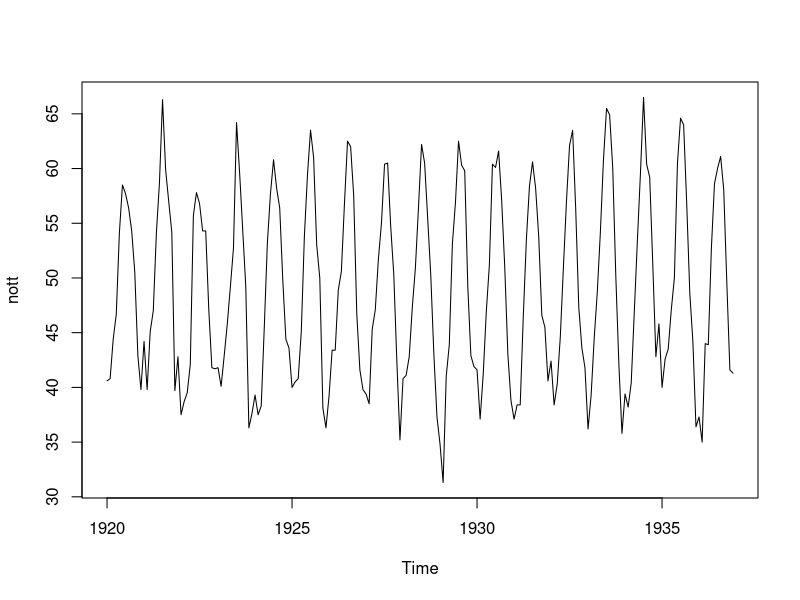
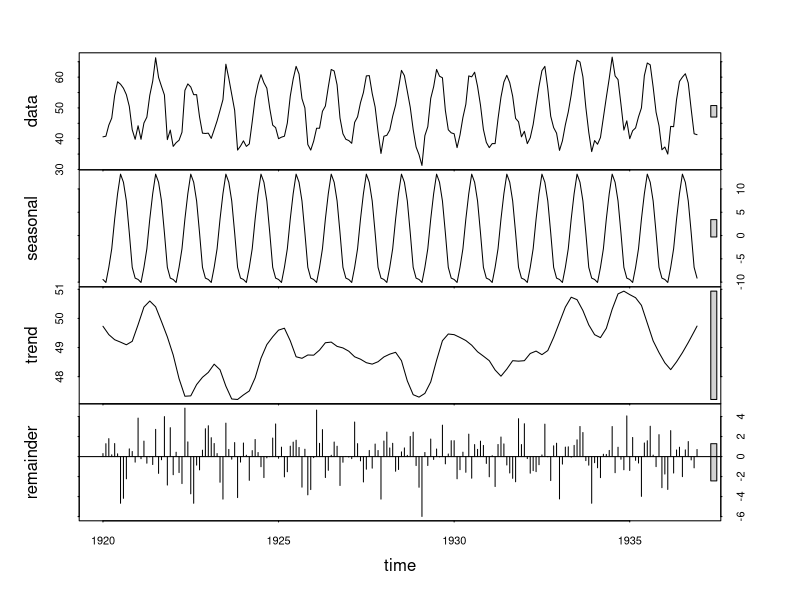
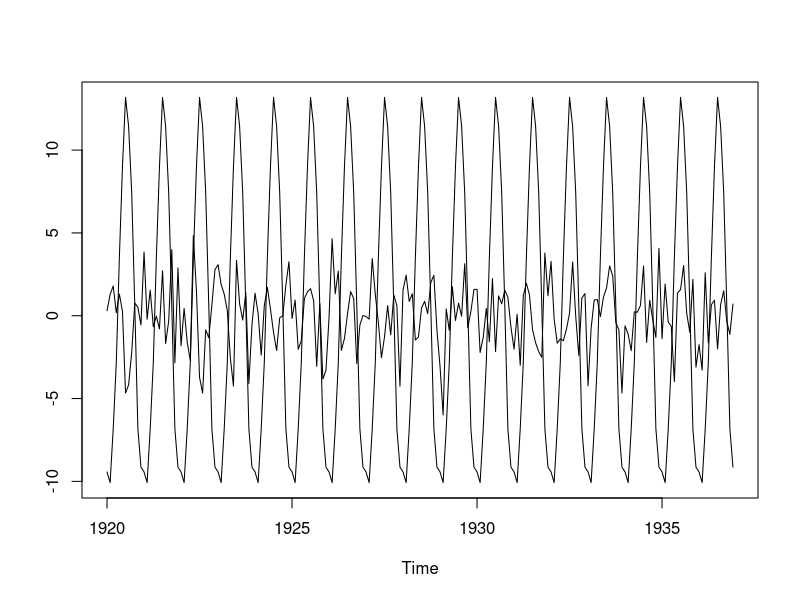
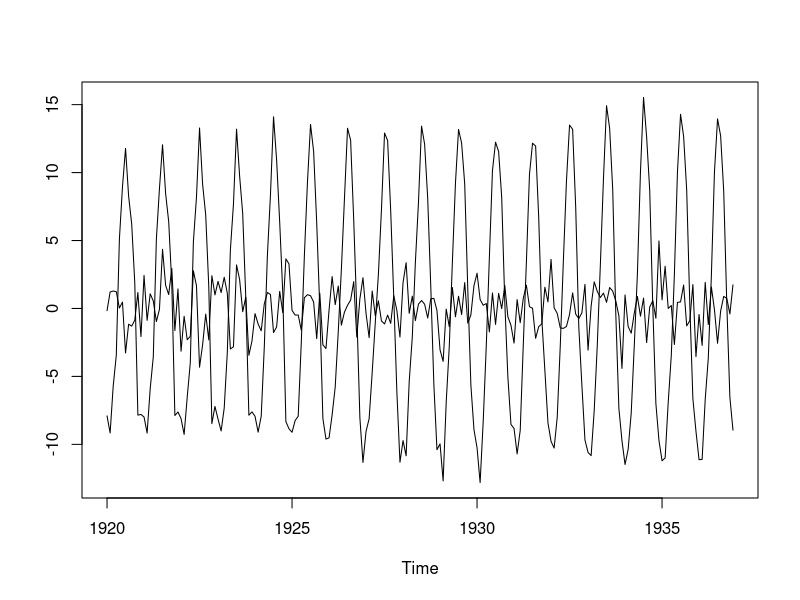
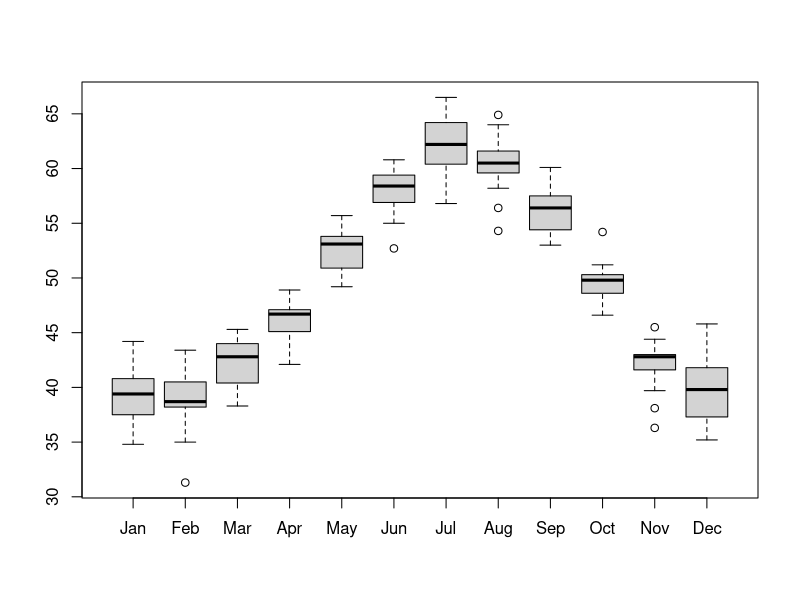
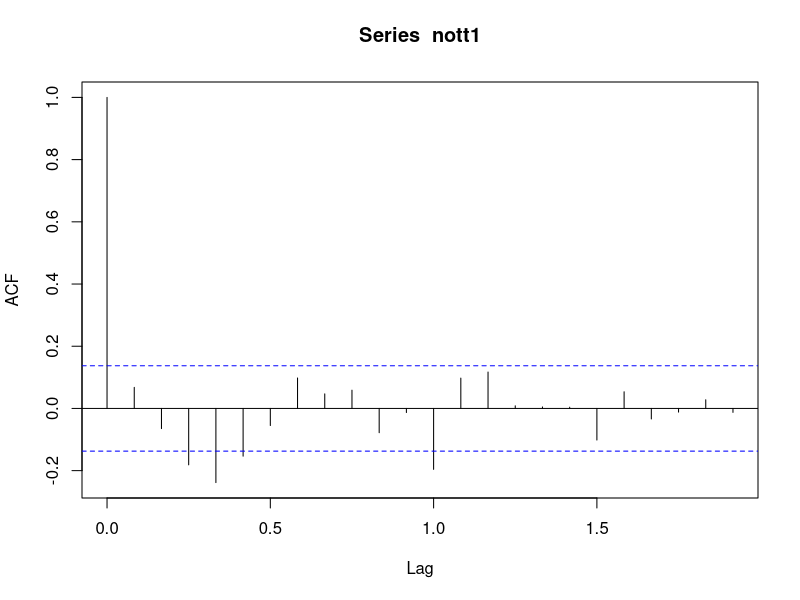
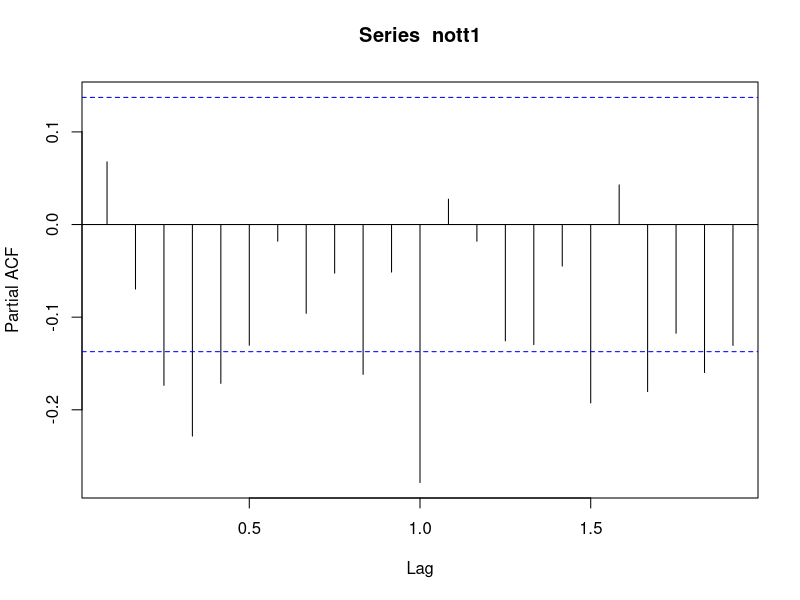
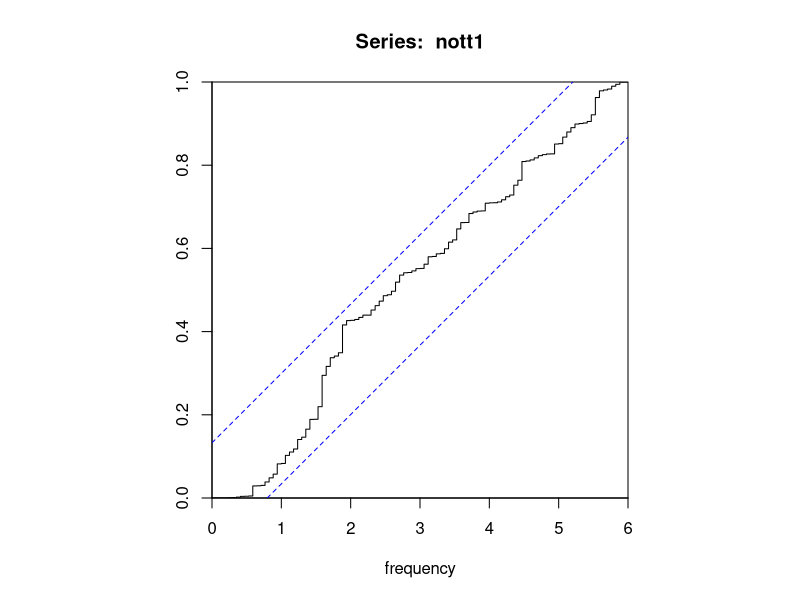

R code for these plots, in order:
# Chapter 14 Time Series Analysis
# Ref : Model applied statistics with S, 4ed
# Warning : there are some discrepencies in the R scripts and S-Plus scripts
# the data structure may also experience updates and changes

library(MASS) # contains 'deaths' data set
data(lh)
lh

data(deaths)
head(deaths)
deaths

# 14.4 Nottingham temperature data
# plot data
nott <- window(nottem, end=c(1936, 12))
ts.plot(nott)
nott
# decomposion of seasonal components
nott.stl <- stl(nott, "period")
names(nott.stl)
plot(nott.stl)
str(nott.stl)

# class(nott.stl$time.series)
# nott.stl$time.series[, "remainder"]
ts.plot(nott.stl$time.series[, 3], nott.stl$time.series[, 1])

nott.stl <- stl(nott, 5)
ts.plot(nott.stl$time.series[, 3], nott.stl$time.series[, 1])

boxplot(split(nott, cycle(nott)), names = month.abb)

# page 407
nott[110] <- 35
nott.stl <- stl(nott, "period")
nott1 <- nott.stl$time.series[, 3] - mean(nott.stl$time.series[, 3])

acf(nott1)
acf(nott1, type="partial")
cpgram(nott1)
ar(nott1)$aic

plot(0:23, ar(nott1)$aic, xlab = "order", ylab = "AIC", main = "AIC for AR(p)")

# ARIMA model
(nott1.ar1 <- arima(nott1, order = c(1,0,0)))

nott1.fore <- predict(nott1.ar1, 36)

nott1.fore$pred <- nott1.fore$pred + mean(nott.stl$time.series[, 3]) +
  as.vector(nott.stl$time.series[1:36,"seasonal"])

ts.plot(window(nottem, 1937), nott1.fore$pred, nott1.fore$pred + 2*nott1.fore$se,
        nott1.fore$pred - 2*nott1.fore$se, lty= c(3, 1, 2, 2))

title("via seasonal decomposition")

# Box-Jenkins
acf(diff(nott, 12), 30)
acf(diff(nott, 12), 30, type = "partial")
cpgram(diff(nott, 12))
(nott.arima1 <- arima(nott, order=c(1,0,0), list(order = c(2,1,0), period = 12)))

(nott.arima2 <- arima(nott, order=c(0,0,2), list(order = c(0,1,2), period = 12)))

tsdiag(nott.arima2, gof.lag = 30)

(nott.arima3 <- arima(nott, order=c(1,0,0), list(order = c(0,1,2), period = 12)))

tsdiag(nott.arima3, gof.lag = 30)

# prediction
nott.fore <- predict(nott.arima3, 36)

ts.plot(window(nottem, 1937), nott.fore$pred, nott.fore$pred + 2*nott.fore$se,
        nott.fore$pred - 2*nott.fore$se, lty= c(3, 1, 2, 2))

title("via seasonal decomposition")
